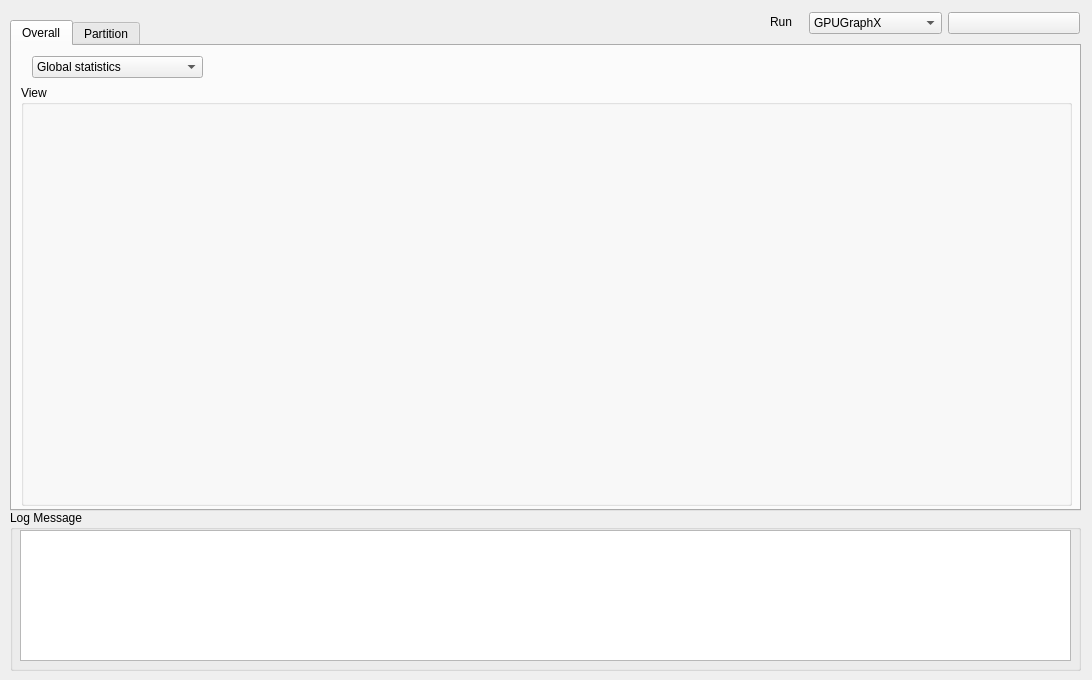
<?xml version="1.0" encoding="UTF-8"?>
<ui version="4.0">
 <class>Form</class>
 <widget class="QWidget" name="Form">
  <property name="geometry">
   <rect>
    <x>0</x>
    <y>0</y>
    <width>1092</width>
    <height>680</height>
   </rect>
  </property>
  <property name="windowTitle">
   <string>GPUGraphX Log Browser</string>
  </property>
  <widget class="QWidget" name="horizontalLayoutWidget">
   <property name="geometry">
    <rect>
     <x>809</x>
     <y>10</y>
     <width>271</width>
     <height>26</height>
    </rect>
   </property>
   <layout class="QHBoxLayout" name="RunLayout">
    <item>
     <widget class="QComboBox" name="SelectBox">
      <item>
       <property name="text">
        <string>GPUGraphX</string>
       </property>
      </item>
      <item>
       <property name="text">
        <string>GraphX</string>
       </property>
      </item>
     </widget>
    </item>
    <item>
     <widget class="QPushButton" name="RunBotton">
      <property name="text">
       <string/>
      </property>
      <property name="icon">
       <iconset>
        <normaloff>run.png</normaloff>run.png</iconset>
      </property>
     </widget>
    </item>
   </layout>
  </widget>
  <widget class="QTabWidget" name="Tab">
   <property name="geometry">
    <rect>
     <x>10</x>
     <y>20</y>
     <width>1071</width>
     <height>491</height>
    </rect>
   </property>
   <property name="currentIndex">
    <number>0</number>
   </property>
   <widget class="QWidget" name="OverallBox">
    <attribute name="title">
     <string>Overall</string>
    </attribute>
    <widget class="QComboBox" name="SelectGraph">
     <property name="geometry">
      <rect>
       <x>20</x>
       <y>10</y>
       <width>171</width>
       <height>22</height>
      </rect>
     </property>
     <item>
      <property name="text">
       <string>Global statistics</string>
      </property>
     </item>
     <item>
      <property name="text">
       <string>Runtime percentage</string>
      </property>
     </item>
    </widget>
    <widget class="QGroupBox" name="groupBox">
     <property name="geometry">
      <rect>
       <x>9</x>
       <y>39</y>
       <width>1051</width>
       <height>421</height>
      </rect>
     </property>
     <property name="title">
      <string>View</string>
     </property>
     <widget class="QWidget" name="verticalLayoutWidget">
      <property name="geometry">
       <rect>
        <x>10</x>
        <y>20</y>
        <width>1031</width>
        <height>391</height>
       </rect>
      </property>
      <layout class="QVBoxLayout" name="OverallLayout"/>
     </widget>
    </widget>
   </widget>
   <widget class="QWidget" name="PartitionBox">
    <attribute name="title">
     <string>Partition</string>
    </attribute>
    <widget class="QCheckBox" name="CheckPartition">
     <property name="geometry">
      <rect>
       <x>11</x>
       <y>12</y>
       <width>81</width>
       <height>16</height>
      </rect>
     </property>
     <property name="text">
      <string>Partition</string>
     </property>
    </widget>
    <widget class="QCheckBox" name="CheckIterator">
     <property name="geometry">
      <rect>
       <x>120</x>
       <y>13</y>
       <width>81</width>
       <height>16</height>
      </rect>
     </property>
     <property name="text">
      <string>Iteration</string>
     </property>
    </widget>
    <widget class="QGroupBox" name="CanvasBox">
     <property name="geometry">
      <rect>
       <x>222</x>
       <y>12</y>
       <width>841</width>
       <height>451</height>
      </rect>
     </property>
     <property name="title">
      <string>View</string>
     </property>
     <widget class="QWidget" name="verticalLayoutWidget_2">
      <property name="geometry">
       <rect>
        <x>9</x>
        <y>19</y>
        <width>831</width>
        <height>421</height>
       </rect>
      </property>
      <layout class="QVBoxLayout" name="PartitionLayout"/>
     </widget>
    </widget>
    <widget class="QTreeWidget" name="SelectPartition">
     <property name="enabled">
      <bool>false</bool>
     </property>
     <property name="geometry">
      <rect>
       <x>10</x>
       <y>50</y>
       <width>201</width>
       <height>111</height>
      </rect>
     </property>
     <attribute name="headerDefaultSectionSize">
      <number>100</number>
     </attribute>
     <column>
      <property name="text">
       <string>Select Partition</string>
      </property>
     </column>
     <item>
      <property name="text">
       <string>Partition 0</string>
      </property>
     </item>
     <item>
      <property name="text">
       <string>Partition 1</string>
      </property>
     </item>
     <item>
      <property name="text">
       <string>Partition 2</string>
      </property>
     </item>
     <item>
      <property name="text">
       <string>Partition 3</string>
      </property>
     </item>
    </widget>
    <widget class="QTreeWidget" name="SelectIterator">
     <property name="enabled">
      <bool>false</bool>
     </property>
     <property name="geometry">
      <rect>
       <x>10</x>
       <y>180</y>
       <width>201</width>
       <height>281</height>
      </rect>
     </property>
     <property name="indentation">
      <number>0</number>
     </property>
     <attribute name="headerDefaultSectionSize">
      <number>40</number>
     </attribute>
     <column>
      <property name="text">
       <string>Iter</string>
      </property>
     </column>
     <column>
      <property name="text">
       <string>Ver</string>
      </property>
     </column>
     <column>
      <property name="text">
       <string>Edge</string>
      </property>
     </column>
     <column>
      <property name="text">
       <string>Com</string>
      </property>
     </column>
     <column>
      <property name="text">
       <string>Act</string>
      </property>
     </column>
    </widget>
   </widget>
  </widget>
  <widget class="QGroupBox" name="LogMessageBox">
   <property name="geometry">
    <rect>
     <x>10</x>
     <y>510</y>
     <width>1071</width>
     <height>161</height>
    </rect>
   </property>
   <property name="title">
    <string>Log Message</string>
   </property>
   <widget class="QTextBrowser" name="textBrowser">
    <property name="enabled">
     <bool>true</bool>
    </property>
    <property name="geometry">
     <rect>
      <x>10</x>
      <y>20</y>
      <width>1051</width>
      <height>131</height>
     </rect>
    </property>
   </widget>
  </widget>
  <widget class="QLabel" name="RunLabel">
   <property name="geometry">
    <rect>
     <x>770</x>
     <y>10</y>
     <width>31</width>
     <height>23</height>
    </rect>
   </property>
   <property name="text">
    <string>Run</string>
   </property>
  </widget>
 </widget>
 <resources/>
 <connections>
  <connection>
   <sender>SelectGraph</sender>
   <signal>currentIndexChanged(int)</signal>
   <receiver>Form</receiver>
   <slot>close()</slot>
   <hints>
    <hint type="sourcelabel">
     <x>92</x>
     <y>51</y>
    </hint>
    <hint type="destinationlabel">
     <x>349</x>
     <y>279</y>
    </hint>
   </hints>
  </connection>
  <connection>
   <sender>RunBotton</sender>
   <signal>clicked()</signal>
   <receiver>Form</receiver>
   <slot>close()</slot>
   <hints>
    <hint type="sourcelabel">
     <x>671</x>
     <y>17</y>
    </hint>
    <hint type="destinationlabel">
     <x>349</x>
     <y>279</y>
    </hint>
   </hints>
  </connection>
  <connection>
   <sender>CheckIterator</sender>
   <signal>clicked(bool)</signal>
   <receiver>Form</receiver>
   <slot>close()</slot>
   <hints>
    <hint type="sourcelabel">
     <x>167</x>
     <y>61</y>
    </hint>
    <hint type="destinationlabel">
     <x>349</x>
     <y>279</y>
    </hint>
   </hints>
  </connection>
  <connection>
   <sender>CheckPartition</sender>
   <signal>clicked(bool)</signal>
   <receiver>Form</receiver>
   <slot>close()</slot>
   <hints>
    <hint type="sourcelabel">
     <x>58</x>
     <y>60</y>
    </hint>
    <hint type="destinationlabel">
     <x>349</x>
     <y>279</y>
    </hint>
   </hints>
  </connection>
  <connection>
   <sender>SelectIterator</sender>
   <signal>itemClicked(QTreeWidgetItem*,int)</signal>
   <receiver>Form</receiver>
   <slot>close()</slot>
   <hints>
    <hint type="sourcelabel">
     <x>122</x>
     <y>336</y>
    </hint>
    <hint type="destinationlabel">
     <x>545</x>
     <y>324</y>
    </hint>
   </hints>
  </connection>
  <connection>
   <sender>SelectPartition</sender>
   <signal>itemClicked(QTreeWidgetItem*,int)</signal>
   <receiver>Form</receiver>
   <slot>close()</slot>
   <hints>
    <hint type="sourcelabel">
     <x>122</x>
     <y>146</y>
    </hint>
    <hint type="destinationlabel">
     <x>545</x>
     <y>324</y>
    </hint>
   </hints>
  </connection>
 </connections>
</ui>
